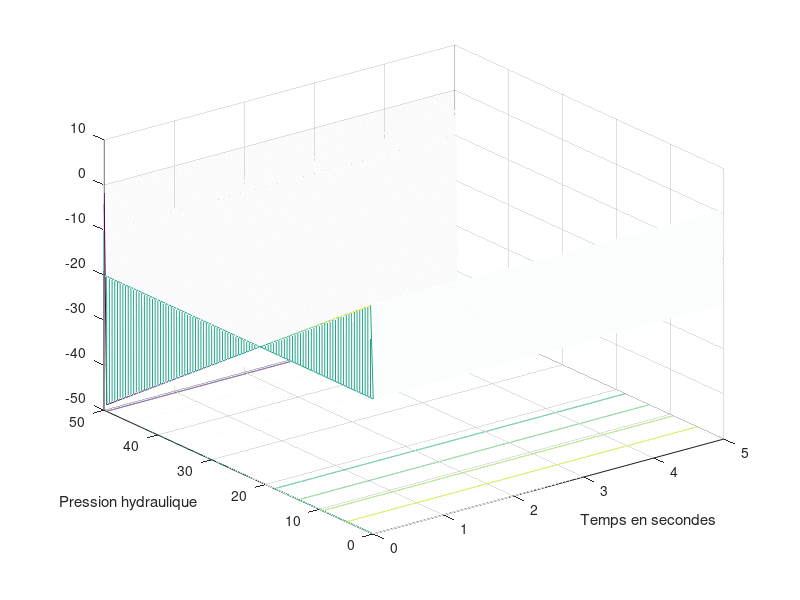
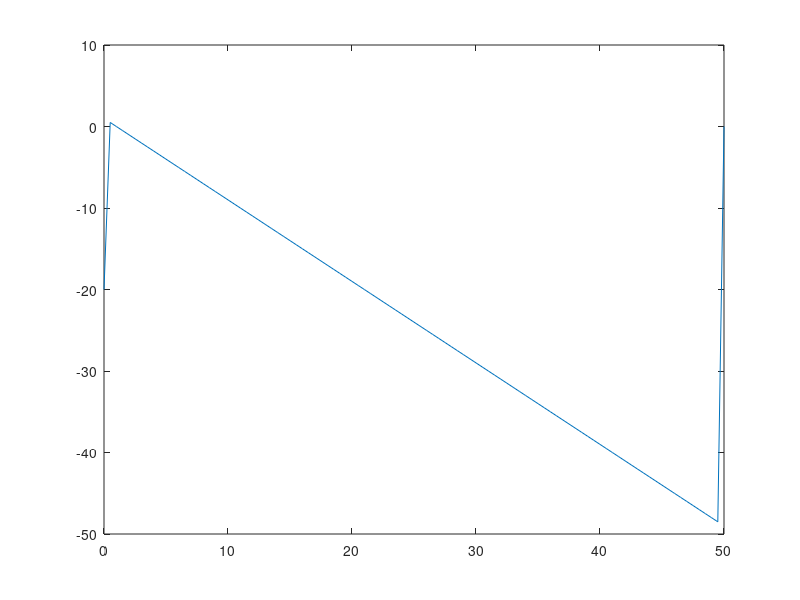

Write MATLAB code to recreate these figures, in order.
% Résolution par un schéma au différences finies explicite, du problème suivant :
%
%  Ks*d/dz(Kr*d/dz(Phi)) = d/dt(Teta)
%
% z = déplacement 1D (vertical)
% h = pression hydraulique
% Phi = h+z ; Charge hydraulique
% Ks = cst ; conductivité hydrolique d'un sol saturé
% Kr(h) = exp(alpha*h) ; conductivité hydrolique d'un sol non saturé
% alpha = cst ;  paramètre dépendant du type de sol
% Teta(h) = tetad + (tetas - tetad)Kr(h) ; teneur en eau
% tetad = cst ;  teneur en eau pour un sol sec
% tetas = cst ;  teneur en eau pour un sol saturé


clear; close all;





Tf = 5; % temps final en jour
N = 10000; % Nombre de subdivision de l'intervalle de temps [0;TF]
L = 50; % Limite de l'espace considéré en m
J = 100; % Nombre de subdivision de l'intervalle en espace [0;L]

dz=L/J % Pas d'espace
z=dz*[1:J-1];

dt=Tf/N;
t=dt*[1:N-1];



h = zeros(J+1,N+1); % Pression hydraulique
hd = -20; % Pression hydraulique d'un sol sec
h(:,1)= hd*ones(J+1,1); % Condition initiale
h_0=hd*ones(1,N); % Condition au bord h(0,t) avec t>0
h(1,2:N+1)=h_0;
h_L=zeros(1,N); % Condition au bord h(L,t) avec t>0
h(J+1,2:N+1)=h_L;

Phi = zeros(J+1,N+1);
Phi(:,1)= h(:,1) + transpose([0,z,L]);
Phi_0=hd*ones(1,N);
Phi(1,2:N+1)=Phi_0;
Phi_L=zeros(1,N) + L*ones(1,N);
Phi(J+1,2:N+1)=Phi_L;


Ks = 0.1 ; % m/Jour
alpha = 0.1 ; % m^-1
Kr = @(h) exp(alpha*h) ;
tetad = 0.15 ;
tetas = 0.45 ;
Teta = @(h) tetad + (tetas - tetad)*Kr(h);
dTeta = @(h) alpha*(tetas - tetad)*Kr(h); % Dérivée de Teta en fonction de h



beta = (Ks*dt)/(dz^2); % Pour alléger l'écriture

I = speye(J-1,J-1);
Ap = spdiags([ones(J-1,1),-ones(J-1,1)],[0,1],J-1,J-1);
Am = spdiags([-ones(J-1,1),ones(J-1,1)],[-1,0],J-1,J-1);
F = sparse(J-1,1);


%A = eye(J-1) + alpha*(ht/hx^2)*(diag(-2*ones(1,J-1))+diag(ones(1,J-2),1)+diag(ones(1,J-2),-1));
%A=sparse(A);

for n=1:N

    h_n = h(:,n); % Vecteur de la pression en tout point de l'espace au temps n


    % Calcul des vecteurs K_r+, K_r- et dTeta à chaque étape temporelle
    disp(["Iteration :",num2str(n)]);
    hm_p = 0.5*(h_n(2:J)+h_n(3:J+1)); % 0.5(h_j + h_j+1)
    hm_m = 0.5*(h_n(2:J)+h_n(1:J-1)); % 0.5(h_j + h_j+1)

    Kr_p = Kr(hm_p);
    Kr_p = spdiags(Kr_p,0,J-1,J-1);
    Kr_m = Kr(hm_m);
    Kr_m = spdiags(Kr_m,0,J-1,J-1);

    cTeta = 1./dTeta(h_n);
    cTeta = spdiags(cTeta,0,J-1,J-1);


    F(1) = beta*cTeta(1)*Kr_m(1)*Phi(1,n);
    F(J-1) = beta*cTeta(J+1)*Kr_p(J-1)*Phi(J+1,n);

    A = (I + beta*cTeta*(Ap*Kr_p + Am*Kr_m))*Phi(2:J,n)

    Phi(2:J,n+1) = A\(Phi(2:J,n) + F);

    h(2:J,n+1) = Phi(2:J,n+1) - transpose(z);
end

z=[0,z,L];
t=[0,t,Tf];
[T,Z]=meshgrid(t,z);

size(T)
size(Z)
size(h)
h
figure(1);
meshc(T,Z,h);
%view([0 90])
%colorbar
xlabel("Temps en secondes");
ylabel("Pression hydraulique");

figure(2);
plot(z,h(:,50))
